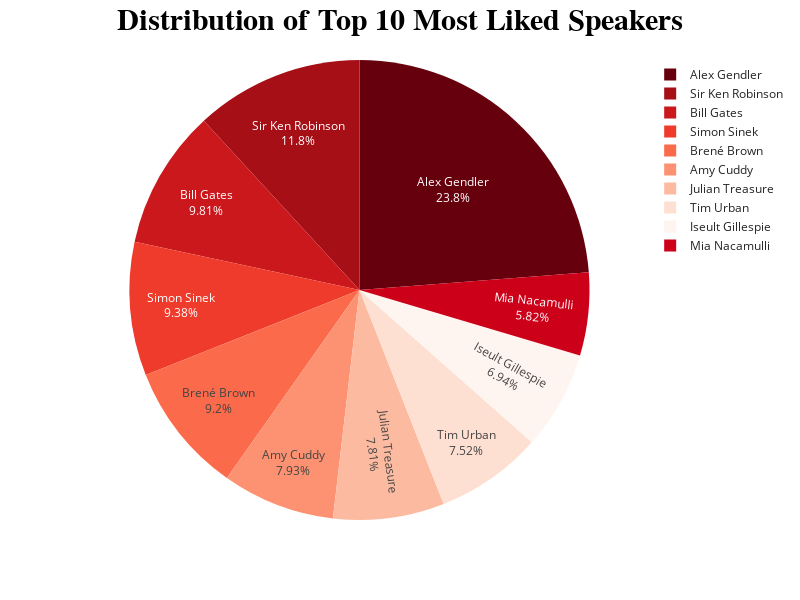

Notebook code cell kept with this figure:
### Code cell
fig7 = px.pie(data_frame = likes,
              names = likes.index,
              values = 'likes', 
              width = 800, 
              height = 600,
              color_discrete_sequence = px.colors.sequential.Reds_r,
              template='simple_white'
            )

fig7.update_layout(
    autosize = True,
    title = {'text': "<b style:'color:blue;'>Distribution of Top 10 Most Liked Speakers</b>", 'font': {'size': 30}},
    title_x = 0.5,
    title_font_family = "Times New Roman",
    title_font_color = "Black")
fig7.update_traces(textposition = 'inside',
                   textinfo = 'percent+label',
                   showlegend = True)
fig7.show()

### Figure 1 — Plotly figure (JSON) as saved in the notebook; plotly's stock layout.template omitted (floating-point values rounded to 4 significant figures)
{"data": [{"domain": {"x": [0, 1], "y": [0, 1]}, "hovertemplate": "author=%{label}<br>likes=%{value}<extra></extra>", "labels": ["Mia Nacamulli", "Iseult Gillespie", "Tim Urban", "Julian Treasure", "Amy Cuddy", "Brené Brown", "Simon Sinek", "Bill Gates", "Sir Ken Robinson", "Alex Gendler"], "legendgroup": "", "name": "", "showlegend": true, "textinfo": "percent+label", "textposition": "inside", "type": "pie", "values": [1395000, 1660900, 1800000, 1870000, 1900000, 2204000, 2246000, 2349000, 2833600, 5691000]}], "layout": {"autosize": true, "height": 600, "legend": {"tracegroupgap": 0}, "margin": {"t": 60}, "piecolorway": ["rgb(103,0,13)", "rgb(165,15,21)", "rgb(203,24,29)", "rgb(239,59,44)", "rgb(251,106,74)", "rgb(252,146,114)", "rgb(252,187,161)", "rgb(254,224,210)", "rgb(255,245,240)"], "title": {"font": {"color": "Black", "family": "Times New Roman", "size": 30}, "text": "<b style:'color:blue;'>Distribution of Top 10 Most Liked Speakers</b>", "x": 0.5}, "width": 800}}
